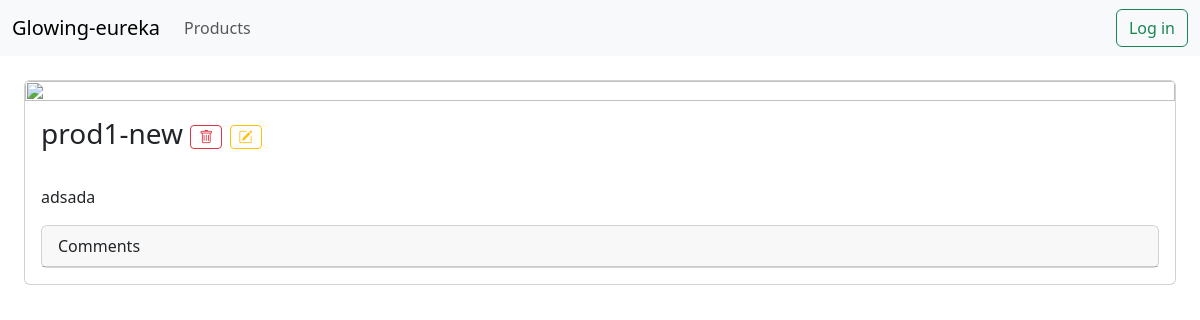
The page /products/1 on the database as committed earlier.
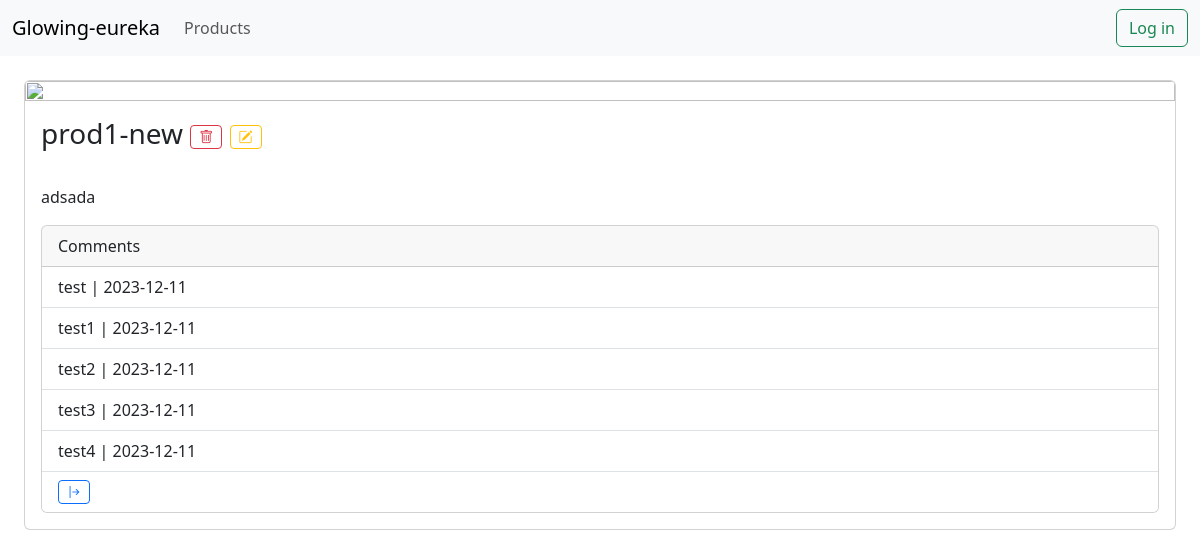
The same page on the database as committed later.
### db.py (models this page shows, shortened)
class product(Base):
    __tablename__ = "product"
    id = Column(Integer, primary_key=True)
    title = Column(String, nullable=False)
    description = Column(String)
    isDeleted = Column(Boolean, nullable=False)
    creationDate = Column(Date, default="CURRENT_DATE")
    imageURL = Column(String)
    categories: Mapped[list['category']] = relationship(
        secondary=product_category, back_populates="products"
    )
    comments = relationship("comment", backref=backref("product"))

class comment(Base):
    __tablename__ = "comment"
    id = Column(Integer, primary_key=True)
    productId = Column(Integer, ForeignKey("product.id"), nullable=False)
    description = Column(String)
    isDeleted = Column(Boolean, nullable=False)
    creationDate = Column(Date, nullable=False)
    userId = Column(Integer, ForeignKey("user.id"), nullable=False)

### app.py (the view)
@bp.route("/products/<id>", methods=["GET"])
def singleProduct(id:int):
    if not id.isnumeric():
        abort(400)
    if "page" not in request.args:
        page = 0
    else:
        page = int(request.args["page"])
    id = int(id)
    with db.Session(db.engine) as session:
        stmt = db.select(db.product).where(db.product.id == id)
        product = [r for r in session.scalars(stmt)][0]
        stmt = db.select(db.comment).where(db.comment.productId == product.id).where(db.comment.isDeleted == False)
        comments = [r for r in session.scalars(stmt)]
    return render_template("product.html", product=product, comments=comments[page * 5:(page + 1) * 5], page=page, next=len(comments) > (page + 1) * 5, auth=getAuthFromRequest(), user=getUserFromRequest())

### app.py (called while the page is built)
def getAuthFromRequest() -> db.token | None:
    if "auth" not in request.cookies:
        return None
    tok = db.validateToken(request.cookies["auth"])
    return tok

def getUserFromRequest() -> db.user | None:
    if "auth" not in request.cookies:
        return None
    usr = db.getUserFromAuth(request.cookies["auth"])
    if usr is None:
        return None
    return usr

### templates/product.html (shortened to what this page needs)
<html>
    {%include "head.html"%}
    <body>
        {%include "navbar.html"%}
        <main>
            <div class="card">
                {%if product.imageURL != None %}
                <img src="{{product.imageURL}}" class="card-img-top">
                {%endif%}
                <div class="card-body">
                    <h3 class="card-title">
                        {{product.title}}
                        <form action="{{url_for('glowing-eureka.deleteProduct', id=product.id)}}" method="POST" style="display: inline-block;">
                            <button type="submit" class="btn btn-outline-danger btn-sm"><i class="bi bi-trash"></i></button>
                        </form>
                        <a href="{{url_for('glowing-eureka.editProduct', id=product.id)}}" class="btn btn-outline-warning btn-sm"><i class="bi bi-pencil-square"></i></a>
                    </h3>
                    {%if product.description != None%}
                    <p class="card-text">{{product.description}}</p>
                    {%endif%}
                    <div class="card">
                        <div class="card-header">
                            Comments
                        </div>
                        <ul class="list-group list-group-flush">
                            {%for comment in comments%}
                                <li class="list-group-item" id="{{comment.id}}">
                                    <div style="display: inline-block;">
                                        <span id="commentText">{{comment.description}}</span> | <span id="commentDate">{{comment.creationDate}}</span>
                                    </div>
                                </li>
                            {%endfor%}
                            {%if page > 0 or next%}
                            <li class="list-group-item">
                                {%if next%}
                                <a href="{{url_for(request.endpoint, id=product.id, page=page+1)}}" class="btn btn-outline-primary btn-sm"><i class="bi bi-arrow-bar-right"></i></a>
                                {%endif%}
                            </li>
                            {%endif%}
                        </ul>
                    </div>
                </div>
            </div>
        </main>
    </body>
</html>

### templates/head.html (shortened to what this page needs)
<head>
    <link href="{{url_for('static', filename='style.css')}}" rel="stylesheet">
    <link href="https://cdn.jsdelivr.net/npm/bootstrap@5.3.2/dist/css/bootstrap.min.css" rel="stylesheet">
    <link rel="stylesheet" href="https://cdn.jsdelivr.net/npm/bootstrap-icons@1.11.1/font/bootstrap-icons.css">
</head>

### templates/navbar.html (shortened to what this page needs)
<nav class="navbar navbar-expand-lg bg-body-tertiary">
    <div class="container-fluid">
        <a class="navbar-brand" href="/">Glowing-eureka</a>
        <div class="collapse navbar-collapse" id="navbarSupportedContent">
            <ul class="navbar-nav me-auto mb-2 mb-lg-0">
                <li class="nav-item">
                    <a class="nav-link" href="{{url_for('glowing-eureka.products')}}">Products</a>
                </li>
            </ul>
            {%if auth == None%}
            <a href="{{url_for('glowing-eureka.login')}}" class="btn btn-outline-success" type="submit">Log in</a>
            {%else%}
            <a href="{{url_for('glowing-eureka.logout')}}" class="btn btn-outline-success" type="submit">Log out</a>
            {%endif%}
        </div>
    </div>
</nav>

### static/style.css (style rules this page uses)
main { margin:2% !important; }
span { display: inline-block; }

Rows that differ between the two databases and show on the page:
added comment: description "test", creationDate "2023-12-11"
added comment: description "test1", creationDate "2023-12-11"
added comment: description "test2", creationDate "2023-12-11"
added comment: description "test3", creationDate "2023-12-11"
added comment: description "test4", creationDate "2023-12-11"
